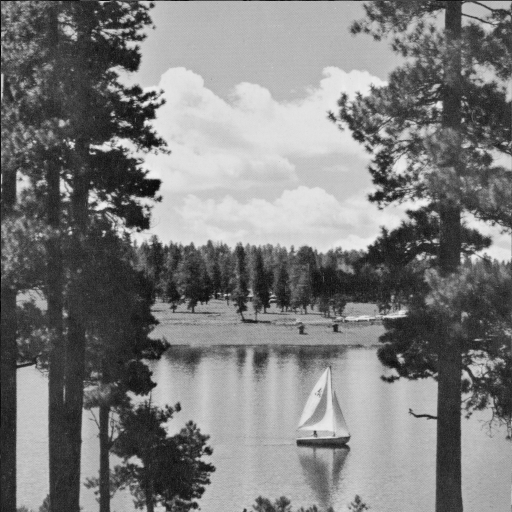
%> input picture LAKE.TIF, 512 x 512 px
$ octave question2.m   (GNU Octave 9; MATLAB toolbox functions it lacks are replaced by stand-ins)
%> lines starting %> are read from the running program, lines starting %| are printed output that depends on the picture
### RMSE.m
function [y] = RMSE(image1,image2)
p=image1-image2
    x = sum(sum(p.^2));
    y = sqrt(x);
end

### myDCT.m
function [imDCT] = DCT(im,Fs)
    wel = (Fs*(double(im)))/Fs;
    imDCT=double(wel);
end

### myDCT_dequantization.m
function [imDCT] = myDCT_dequantization(imDCT,qm,c)
    qm = qm.*c;
    tmep = imDCT.*qm;
    imDCT=tmep;
end

### myDCT_quantization.m
function [imqDCT] = myDCT_quantization(imDCT,qm,c)
    temp=imDCT;
    imqDCT = temp;
	qm = qm*c;
        imqDCT = round(imqDCT./qm);
  end

### myIDCT.m
function [imIDCT] = myIDCT(im,Fs)
    sen = Fs\(double(im)*Fs);
	imIDCT=sen;
end

### question2.m
image = imread('LAKE.TIF');
%> image is the input picture: size 512x512 uint8; min 1, max 239, mean 124.7
kk = [420 45;427 298;30 230];
F = dctmtx(8);
j=1;
ert = size(kk,1)
qm = [16 11 10 16 24 40 51 61;12 12 14 19 26 58 60 55; 14 13 16 24 40 57 69 56; 14 17 22 29 51 87 80 62; 18 22 37 56 68 109 103 77; 24 35 55 64 81 104 113 92; 49 64 78 87 103 121 120 101; 72 92 95 98 112 100 103 99];

while j <= ert
    j2 = kk(j,2);
    if(j==1)
	j1 = 420
        end
    if(j==2)
        j1=427
        end
    if(j==3)
        j1=30
         end
var4 = 127
    im = image(j1:(j1+7),j2:(j2+7))
    var = im - var4
    DCT = myDCT(var,F)
    var1 = 2
    qDCT = myDCT_quantization(DCT,qm,var1)
    var2 = 127
    dqDCT = myDCT_dequantization(qDCT,qm,var1);
    reconstructed = myIDCT(dqDCT,F)+ var2
     figure;
    subplot(1,2,1);
    imshow(uint8(image));
    title(j);
    subplot(1,2,2);
    imshow(uint8(reconstructed));
    title(j);
    j=j+1
    error = RMSE(double(im),double(reconstructed))
end
%> this loop made 3 passes
%> (x in RMSE, y in RMSE, error) on passes 1 to 3: (110015, 331.7, 331.7), (3130.8, 55.95, 55.95), (759, 27.55, 27.55)
%> pass 1, `title(j);`:
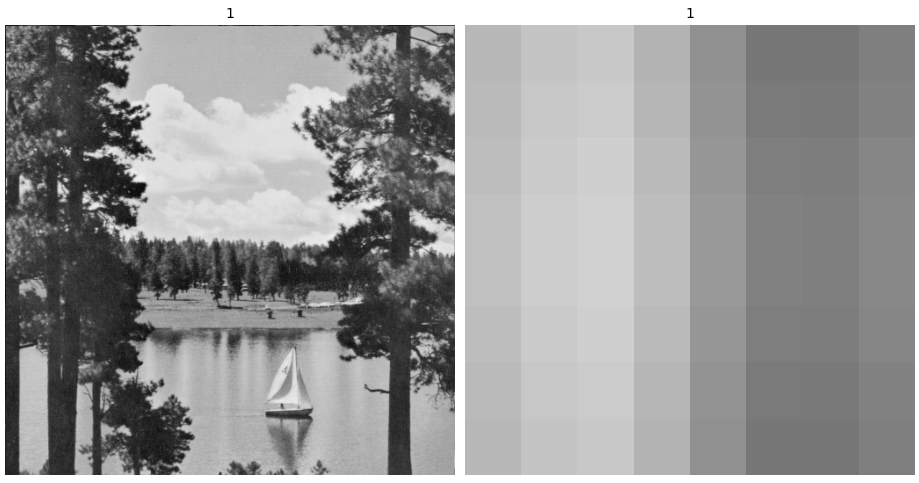
%> figure redrawn from the program's plot data, 2 panels
%> pass 2, `title(j);`:
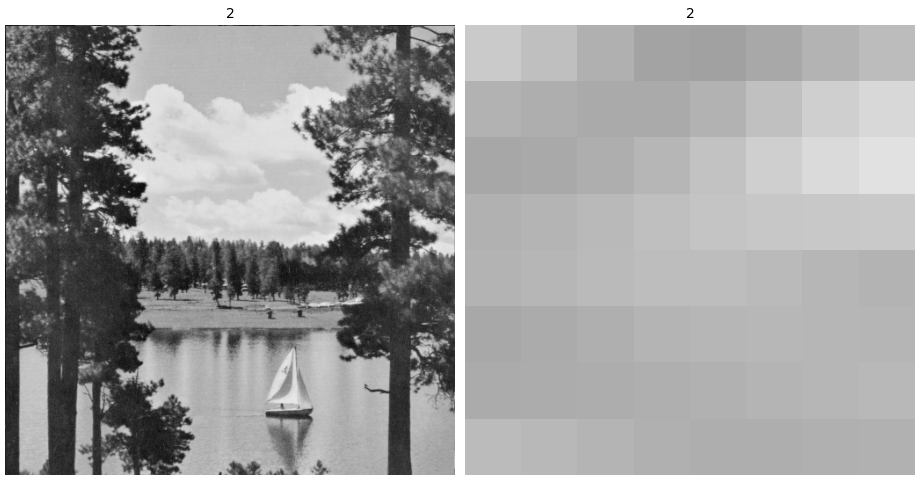
%> figure redrawn from the program's plot data, 2 panels
%> after the loop, j = 4; j1 = 30
